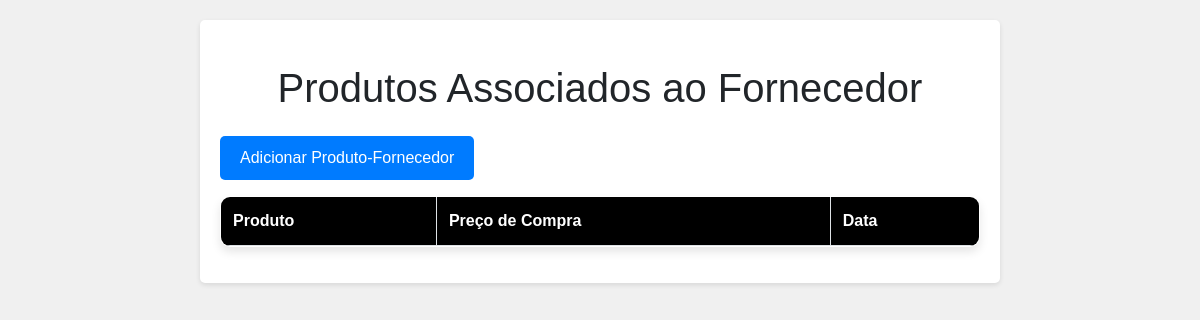
The page /produto_fornecedor/2/produtos on the database as committed earlier.
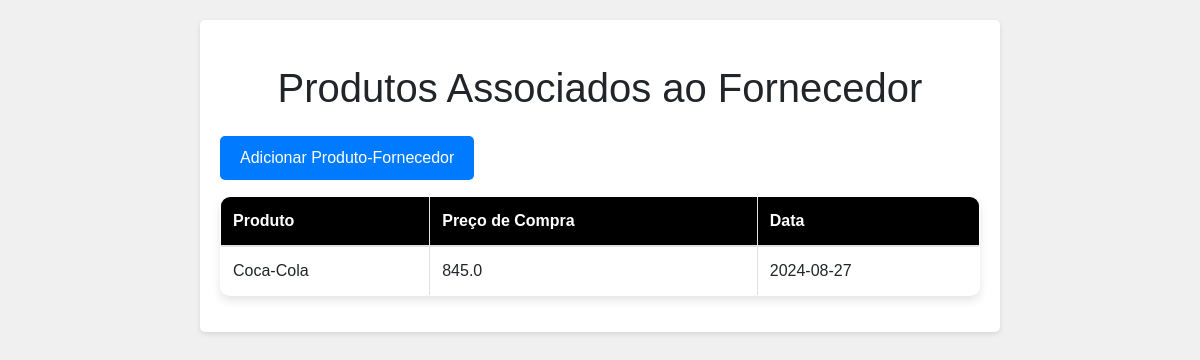
The same page on the database as committed later.
### tables this page shows
CREATE TABLE produto_fornecedor (
    id_produto INTEGER NOT NULL,
    id_fornecedor INTEGER NOT NULL,
    data DATE NOT NULL,
    preco_compra REAL NOT NULL,
    PRIMARY KEY (id_produto, id_fornecedor),
    FOREIGN KEY (id_produto) REFERENCES produto(id_produto),
    FOREIGN KEY (id_fornecedor) REFERENCES fornecedor(id_fornecedor)
);

CREATE TABLE produto (
    id_produto INTEGER PRIMARY KEY AUTOINCREMENT,
    nome TEXT NOT NULL,
    descricao TEXT NOT NULL,
    categoria TEXT NOT NULL,
    quantidade_produto INTEGER NOT NULL
);

### routes/routes_entidades/produto_fornecedor.py (the view)
@produto_fornecedor_bp.route('/produto_fornecedor/<int:id_fornecedor>/produtos')
def lista_produtos_fornecedor(id_fornecedor):
    conn = get_db_connection()
    produtos = conn.execute('''
        SELECT p.nome, pf.preco_compra, pf.data
        FROM produto_fornecedor pf
        JOIN produto p ON pf.id_produto = p.id_produto
        WHERE pf.id_fornecedor = ?
    ''', (id_fornecedor,)).fetchall()
    conn.close()
    return render_template('lista_produtos_fornecedor.html', produtos=produtos, id_fornecedor=id_fornecedor)

### db_utils.py (called while the page is built)
def connect_db():
    rv = sqlite3.connect(DATABASE)
    rv.row_factory = sqlite3.Row
    return rv

def get_db_connection():
    if not hasattr(g, 'sqlite_db'):
        g.sqlite_db = connect_db()
    return g.sqlite_db

def close_db_connection(error):
    if hasattr(g, 'sqlite_db'):
        g.sqlite_db.close()

### templates/lista_produtos_fornecedor.html (shortened to what this page needs)
<!DOCTYPE html>
<html lang="pt-BR">
<head>
    <link href="https://stackpath.bootstrapcdn.com/bootstrap/4.5.2/css/bootstrap.min.css" rel="stylesheet">
    <link href="{{ url_for('static', filename='style.css') }}" rel="stylesheet">
</head>
<body>
    <div class="container">
        <h1 class="my-4">Produtos Associados ao Fornecedor</h1>
        <a href="{{ url_for('produto_fornecedor.adiciona_produto_fornecedor') }}" class="btn btn-primary mb-3">Adicionar Produto-Fornecedor</a>
        <table class="table table-bordered">
            <thead>
                <tr>
                    <th>Produto</th>
                    <th>Preço de Compra</th>
                    <th>Data</th>
                </tr>
            </thead>
            <tbody>
                {% for produto in produtos %}
                    <tr>
                        <td>{{ produto.nome }}</td>
                        <td>{{ produto.preco_compra }}</td>
                        <td>{{ produto.data }}</td>
                    </tr>
                {% endfor %}
            </tbody>
        </table>
    </div>
</body>
</html>

Rows that differ between the two databases and show on the page:
added produto_fornecedor: nome "Coca-Cola", preco_compra "845.0", data "2024-08-27"
